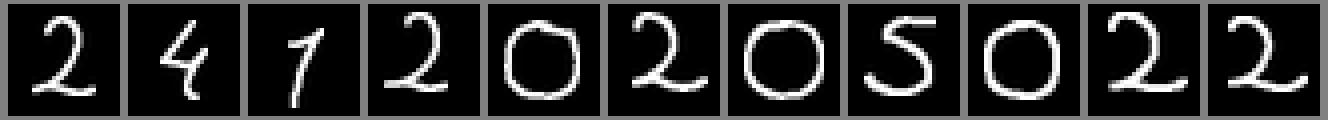
#> input picture MNIST_MLP_Odev1/artifacts/handwriting_digits.png, 1328 x 120 px
$ python -i prepare_photo_digits.py   (imports and definitions only)
#> lines starting #> are read from the running program, lines starting #| are printed output that depends on the picture; after the words box and inside, x2 and y2 are one past the last pixel; in counts of white or black regions, pixels touching at a corner belong together
#> further down, picture is the input picture: PIL image 1328x120 L; min 0, max 255, mean 42.1
"""Split a photo of a handwritten school number into 28x28 MNIST-style digit images."""

import argparse
from pathlib import Path

import numpy as np
from PIL import Image, ImageFilter

from handwriting_utils import normalize_handwriting_image


# [13 lines left out: function parse_args, not called in this run]


def find_ink(photo: Image.Image) -> np.ndarray:
    """Return a boolean ink mask that is robust to uneven lighting on the paper."""
    gray = photo.convert("L")
    background = gray.filter(ImageFilter.MedianFilter(41))
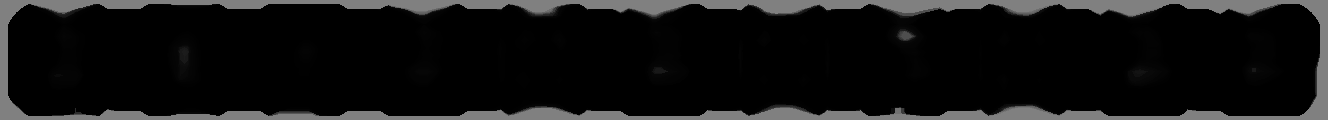
#> background: PIL image 1328x120 L; min 0, max 128, mean 19
    pixels = np.asarray(gray, dtype=np.float32)
    flat = pixels / np.maximum(np.asarray(background, dtype=np.float32), 1.0)
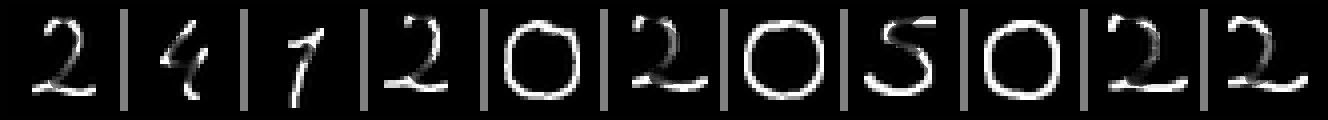
#> flat: shape (120, 1328) float32; min 0, max 255, mean 26.8
    ink = Image.fromarray(((flat < 0.85) * 255).astype(np.uint8))
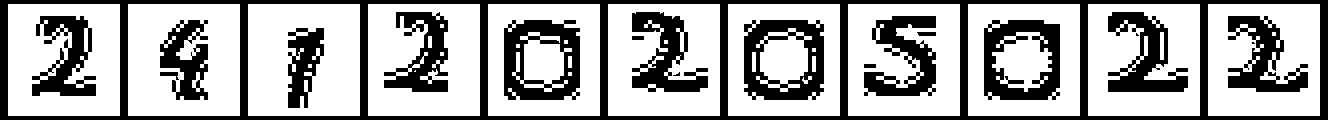
#> ink: PIL image 1328x120 L; 66.5% white; 19 black regions (3 under 20 px), largest, box (x1, y1, x2, y2) and area: (0, 0, 1328, 120) 21376, (744, 20, 824, 100) 3625, (504, 20, 580, 100) 3611
    # Thin pen strokes can break into pieces; a 3x3 dilation reconnects them.
    return np.asarray(ink.filter(ImageFilter.MaxFilter(3))) > 0
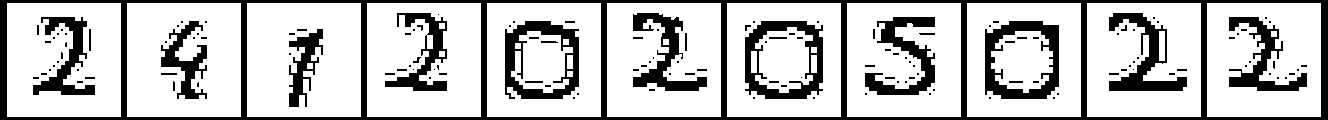
#> returned value: shape (120, 1328) bool; 75.5% white; 141 black regions (100 under 20 px), largest, box (x1, y1, x2, y2) and area: (0, 0, 1328, 120) 16404, (985, 21, 1059, 99) 2464, (505, 21, 579, 99) 2432


# [58 lines left out: functions connected_components, main, not called in this run]


# [2 lines not run here, left out]

>>> from PIL import Image
>>> picture = Image.open('artifacts/handwriting_digits.png')
>>> result = find_ink(picture)
